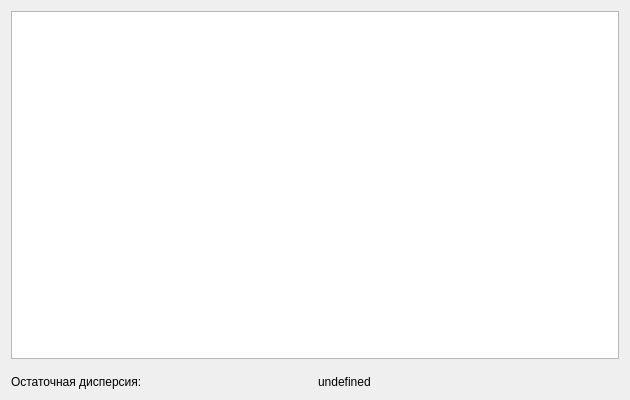
<?xml version="1.0" encoding="UTF-8"?>
<ui version="4.0">
 <class>LinearPolynomWindow</class>
 <widget class="QDialog" name="LinearPolynomWindow">
  <property name="geometry">
   <rect>
    <x>0</x>
    <y>0</y>
    <width>630</width>
    <height>400</height>
   </rect>
  </property>
  <property name="windowTitle">
   <string>Линейный полином</string>
  </property>
  <layout class="QGridLayout" name="gridLayout_2">
   <item row="0" column="0">
    <layout class="QGridLayout" name="gridLayout">
     <item row="0" column="0">
      <widget class="QTableView" name="tableView"/>
     </item>
     <item row="1" column="0">
      <layout class="QGridLayout" name="gridLayout_3">
       <property name="topMargin">
        <number>10</number>
       </property>
       <item row="0" column="0">
        <widget class="QLabel" name="residualVarianceLabel">
         <property name="text">
          <string>Остаточная дисперсия:</string>
         </property>
        </widget>
       </item>
       <item row="0" column="1">
        <widget class="QLabel" name="residualVarianceValueLabel">
         <property name="text">
          <string>undefined</string>
         </property>
        </widget>
       </item>
      </layout>
     </item>
    </layout>
   </item>
  </layout>
 </widget>
 <resources/>
 <connections/>
</ui>
